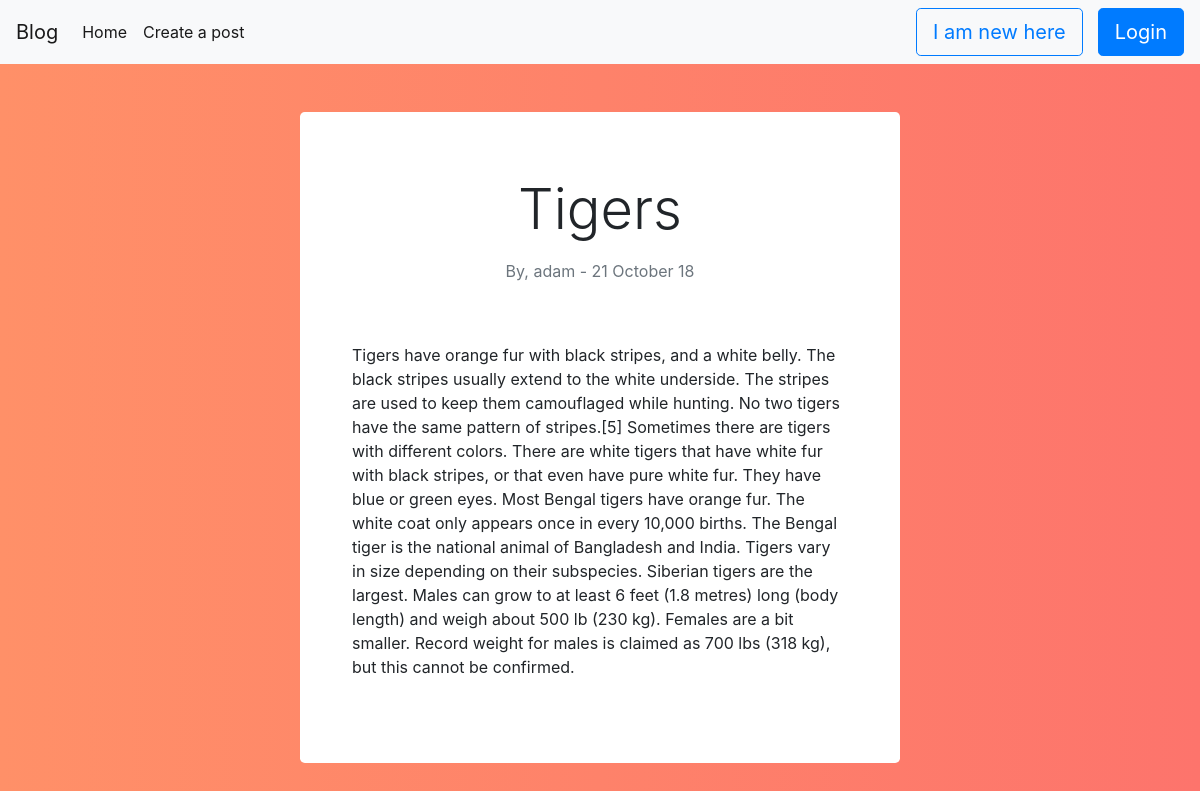
/blog/KQZNEN, run on the app's committed database.
### blog/models.py (models this page shows)
class BlogPost(models.Model):
    title = models.CharField(max_length=50, unique=True)
    slug = models.SlugField(unique = True, max_length=100)
    author = models.ForeignKey(User, on_delete=models.CASCADE)
    quick_description = models.CharField(max_length=200)
    content = models.CharField(max_length=2000)
    active = models.BooleanField(default=True)
    timestamp = models.DateTimeField(auto_now_add=True)
    img_url = models.CharField(max_length=1000,  unique=True)

### blog/views.py (the view)
# urls.py: path('<slug:slug>', views.viewBlogPost),
def viewBlogPost(request, slug):
    post = get_object_or_404(BlogPost, slug=slug)
    context = {'post': post}
    return render(request, 'blog/post.html', context)

### templates/blog/post.html
{% extends "base.html"%}
{%block content%}
<p class = "display-4">{{post.title}}</p>
<p class="text-muted">By, {{post.author}} - {{ post.timestamp | date:"d F y" }}</p>
<br>
<div style="text-align:left; padding:20px;background-color: white; width:100%; border-radius: 10px;">{{post.content}}</div>
{%endblock%}

### templates/base.html (style rules this page uses)
body { background: #fd746c; background: -webkit-linear-gradient(to right, #ff9068, #fd746c); background: linear-gradient(to right, #ff9068, #fd746c); }

### data on the page
BlogPost: title "Tigers", author "adam", timestamp "21 October 18", content "Tigers have orange fur with black stripes, and a white belly. The black stripes usually extend to the white underside. The stripes are used to keep them camouflaged while hunting. No two tigers have the same pattern of stripes.[5] Sometimes there are tigers with different colors. There are white tigers that have white fur with black stripes, or that even have pure white fur. They have blue or green eyes. Most Bengal tigers have orange fur. The white coat only appears once in every 10,000 births. The Bengal tiger is the national animal of Bangladesh and India. Tigers vary in size depending on their subspecies. Siberian tigers are the largest. Males can grow to at least 6 feet (1.8 metres)…"
